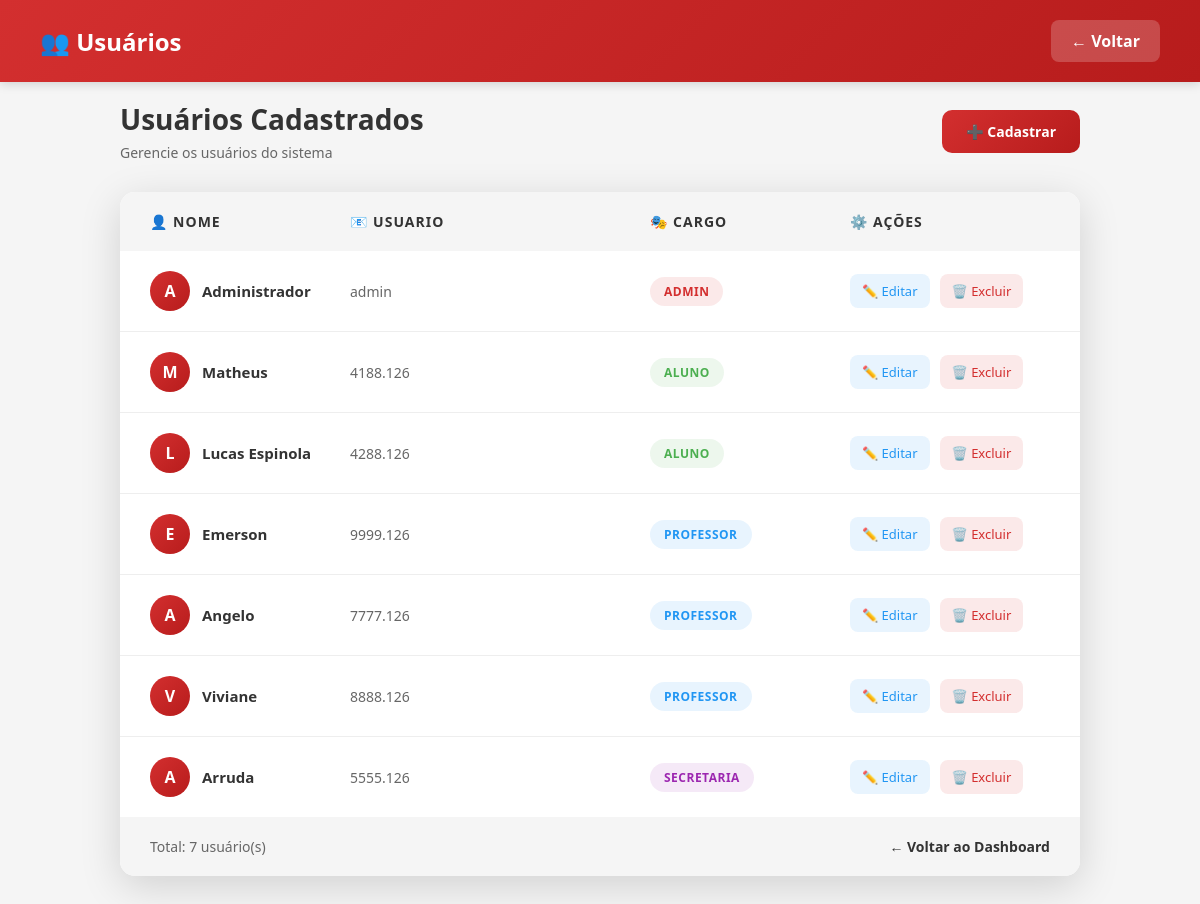
/usuarios (signed in), run on the app's committed database.
### tables this page shows
CREATE TABLE usuarios(
    id INTEGER PRIMARY KEY AUTOINCREMENT,
    nome TEXT NOT NULL,
    usuario TEXT UNIQUE NOT NULL,
    senha TEXT NOT NULL,
    cargo TEXT NOT NULL
);

### app.py (the view)
@app.route("/usuarios")
def usuarios():
    if "usuario" not in session:
        return redirect("/")
    conn = sqlite3.connect("banco.db")
    cursor = conn.cursor()
    cursor.execute("SELECT * FROM usuarios")
    lista_usuarios = cursor.fetchall()
    conn.close()
    return render_template(
        "usuarios.html",
        usuarios=lista_usuarios
    )

### templates/usuarios.html (shortened to what this page needs)
<!DOCTYPE html>
<html lang="pt-br">
<head>
    <link rel="stylesheet" href="{{ url_for('static', filename='css/usuarios.css') }}">
</head>
<body>
    <div class="header">
        <h1>👥 Usuários</h1>
        <a href="/dashboard" class="btn-voltar">← Voltar</a>
    </div>
    <div class="container">
        <div class="page-header">
            <div>
                <h2>Usuários Cadastrados</h2>
                <p>Gerencie os usuários do sistema</p>
            </div>
            <a href="/cadastrar_usuario" class="btn-cadastrar">
                ➕ Cadastrar
            </a>
        </div>
        <div class="users-card">
            <div class="table-header">
                <span>👤 Nome</span>
                <span>📧 Usuario</span>
                <span>🎭 Cargo</span>
                <span>⚙️ Ações</span>
            </div>
            <div class="users-list">
                {% for usuario in usuarios %}
                <div class="user-item">
                    <div class="user-name">
                        <div class="user-avatar">
                            {{ usuario[1][0] }}
                        </div>
                        {{ usuario[1] }}
                    </div>
                    <div class="user-email">
                        {{ usuario[2] }}
                    </div>
                    <div>
                        <span class="user-role role-{{ usuario[4] }}">
                            {{ usuario[4] }}
                        </span>
                    </div>
                    <div class="user-actions">
                        <a href="/editar_usuario/{{ usuario[0] }}" class="btn-action btn-edit">
                            ✏️ Editar
                        </a>
                        <a href="/excluir_usuario/{{ usuario[0] }}" class="btn-action btn-delete">
                            🗑️ Excluir
                        </a>
                    </div>
                </div>
                {% endfor %}
            </div>
            <div class="table-footer">
                <p>Total: {{ usuarios|length }} usuário(s)</p>
                <a href="/dashboard" class="btn-voltar">← Voltar ao Dashboard</a>
            </div>
        </div>
    </div>
</body>
</html>

### static/css/usuarios.css (style rules this page uses)
* { margin: 0; padding: 0; box-sizing: border-box; }
:root { --vermelho: #d32f2f; --vermelho-escuro: #b71c1c; --vermelho-claro: #ff5252; --cinza-escuro: #333333; --cinza-medio: #666666; --cinza-claro: #f5f5f5; --branco: #ffffff; --sombra: rgba(0, 0, 0, 0.1); --sombra-forte: rgba(0, 0, 0, 0.15); }
body { font-family: 'Segoe UI', Tahoma, Geneva, Verdana, sans-serif; background-color: var(--cinza-claro); min-height: 100vh; }
.header { background: linear-gradient(135deg, var(--vermelho) 0%, var(--vermelho-escuro) 100%); color: var(--branco); padding: 20px 40px; display: flex; justify-content: space-between; align-items: center; box-shadow: 0 2px 10px var(--sombra-forte); position: fixed; top: 0; left: 0; right: 0; z-index: 100; }
.header h1 { font-size: 24px; font-weight: 600; }
.header .btn-voltar { background: rgba(255, 255, 255, 0.2); color: var(--branco); padding: 10px 20px; border-radius: 8px; text-decoration: none; font-weight: 600; transition: all 0.3s ease; }
.container { max-width: 1000px; margin: 0 auto; padding: 100px 20px 40px; }
.page-header { display: flex; justify-content: space-between; align-items: center; margin-bottom: 30px; }
.page-header h2 { color: var(--cinza-escuro); font-size: 28px; }
.page-header p { color: var(--cinza-medio); font-size: 14px; margin-top: 5px; }
.btn-cadastrar { display: inline-flex; align-items: center; gap: 8px; background: linear-gradient(135deg, var(--vermelho) 0%, var(--vermelho-escuro) 100%); color: var(--branco); padding: 12px 24px; border-radius: 10px; text-decoration: none; font-weight: 600; font-size: 14px; transition: all 0.3s ease; }
.users-card { background: var(--branco); border-radius: 15px; box-shadow: 0 10px 40px var(--sombra-forte); overflow: hidden; }
.table-header { display: grid; grid-template-columns: 1fr 1.5fr 1fr 1fr; padding: 20px 30px; background: var(--cinza-claro); font-weight: 700; color: var(--cinza-escuro); font-size: 14px; text-transform: uppercase; letter-spacing: 1px; }
.table-header span { display: flex; align-items: center; gap: 8px; }
.users-list { display: flex; flex-direction: column; }
.user-item { display: grid; grid-template-columns: 1fr 1.5fr 1fr 1fr; padding: 20px 30px; align-items: center; border-bottom: 1px solid #eee; transition: all 0.3s ease; }
.user-item:last-child { border-bottom: none; }
.user-name { font-weight: 600; color: var(--cinza-escuro); font-size: 15px; display: flex; align-items: center; gap: 12px; }
.user-avatar { width: 40px; height: 40px; border-radius: 50%; background: linear-gradient(135deg, var(--vermelho) 0%, var(--vermelho-escuro) 100%); color: var(--branco); display: flex; align-items: center; justify-content: center; font-weight: 700; font-size: 16px; }
.user-email { color: var(--cinza-medio); font-size: 14px; }
.user-role { display: inline-flex; padding: 6px 14px; border-radius: 20px; font-size: 12px; font-weight: 600; text-transform: uppercase; letter-spacing: 0.5px; }
.role-admin { background: rgba(211, 47, 47, 0.1); color: var(--vermelho); }
.role-professor { background: rgba(33, 150, 243, 0.1); color: #2196f3; }
.role-secretaria { background: rgba(156, 39, 176, 0.1); color: #9c27b0; }
.role-aluno { background: rgba(76, 175, 80, 0.1); color: #4caf50; }
.user-actions { display: flex; gap: 10px; }
.btn-action { padding: 8px 12px; border-radius: 8px; font-size: 13px; text-decoration: none; font-weight: 500; transition: all 0.3s ease; }
.btn-edit { background: rgba(33, 150, 243, 0.1); color: #2196f3; }
.btn-delete { background: rgba(211, 47, 47, 0.1); color: var(--vermelho); }
.table-footer { padding: 20px 30px; background: var(--cinza-claro); display: flex; justify-content: space-between; align-items: center; }
.table-footer p { color: var(--cinza-medio); font-size: 14px; }
.table-footer .btn-voltar { color: var(--cinza-escuro); text-decoration: none; font-weight: 600; font-size: 14px; transition: color 0.3s; }

### data on the page
usuarios: nome "A", nome "Administrador", usuario "admin", cargo "ADMIN"
usuarios: nome "M", nome "Matheus", usuario "4188.126", cargo "ALUNO"
usuarios: nome "L", nome "Lucas Espinola", usuario "4288.126", cargo "ALUNO"
usuarios: nome "E", nome "Emerson", usuario "9999.126", cargo "PROFESSOR"
usuarios: nome "A", nome "Angelo", usuario "7777.126", cargo "PROFESSOR"
usuarios: nome "V", nome "Viviane", usuario "8888.126", cargo "PROFESSOR"
usuarios: nome "A", nome "Arruda", usuario "5555.126", cargo "SECRETARIA"

### other printed values
{{ usuarios|length }} "7"
